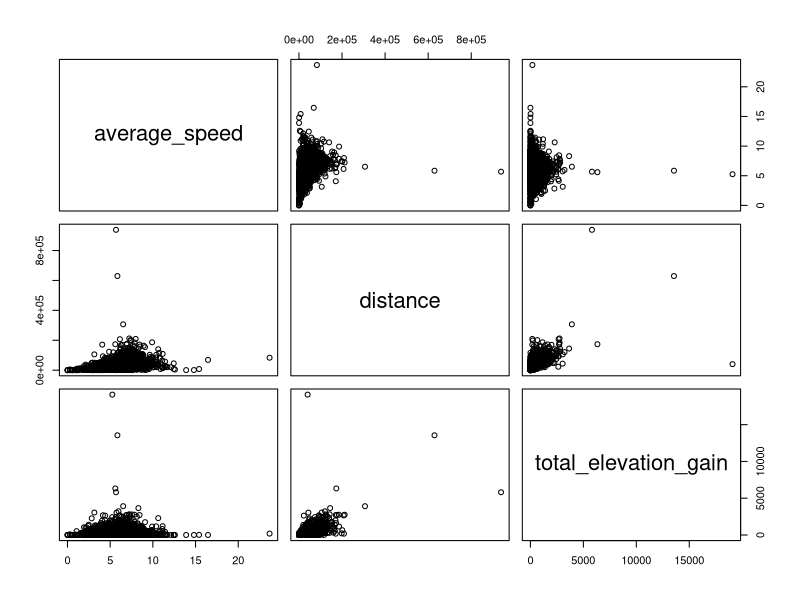
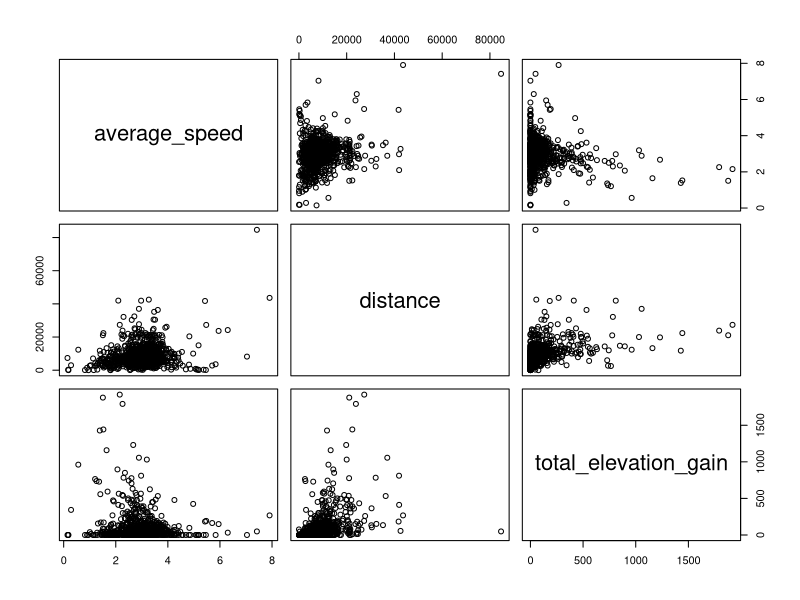
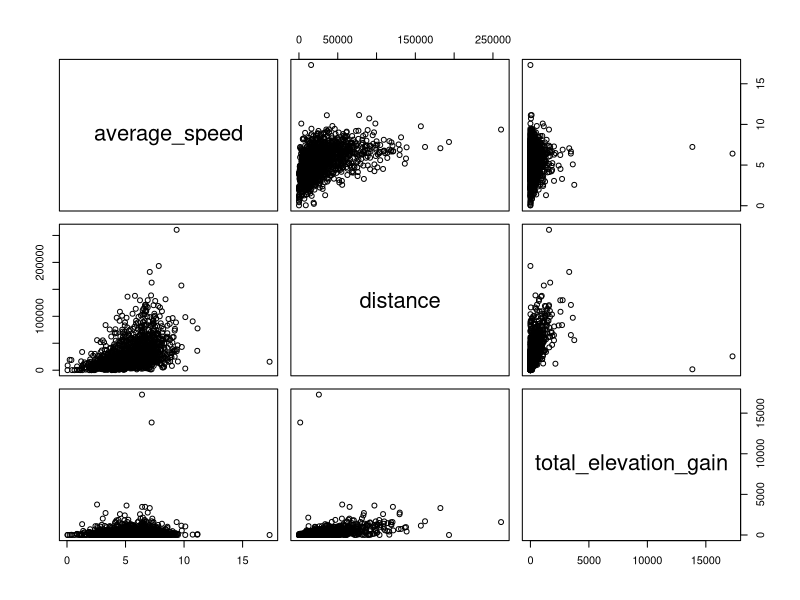
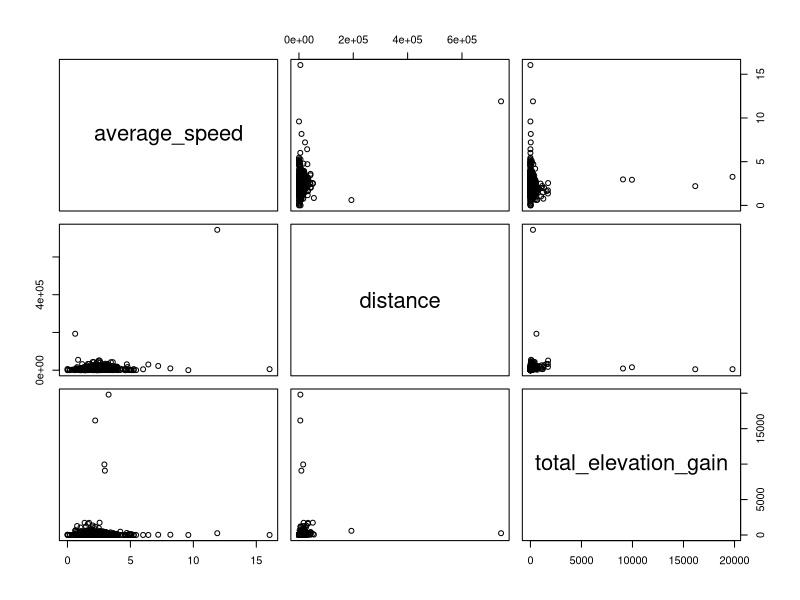

The R script that drew these images, in order:
# Assignment 3 Mini Data Science Project
# Exploratory data analysis file (For question one and question 2)

library(dplyr)
setwd("~/Desktop/INFO370")
cleanStravaData <- read.csv("ALKAN_HOLLE_INFO370_a3_cleanData.csv")

# Problem 1: Do men tend to exercise more intensely (taking into account both distance and speed) than women?

# Select only the types of exercise that is done by both males and femaels -------> Check and make sure each category has more than X entires? 
cleanStravaData <- filter(cleanStravaData, type %in% c('AlpineSki', 'BackcountrySki', 'Crossfit', 'Hike', 'Kayaking', 'NordicSki', 
                                                       'Ride', 'Run', 'Snowboarding', 'Swim', 'VirtualRide', 'Walk', 'Workout'))


#Create a dataset of only ride & run because of the lack of volume of data for other activities
rideAndRunStravaData <- cleanStravaData %>%
  filter(type %in% c('Run', 'Ride'))
View(rideAndRunStravaData)


#rideAndRunStravaData$intensity <- rideAndRunStravaData$distance


# Isolate different subsets for exploratory plotting
menRide <- rideAndRunStravaData %>%
  filter(type == 'Ride', athlete.sex == 'M') %>%
  select(average_speed, distance, total_elevation_gain)
View(menRide)

menRun <- rideAndRunStravaData %>%
  filter(type == 'Run', athlete.sex == 'M')%>%
  select(average_speed, distance, total_elevation_gain)
View(menRun)

womenRide <- rideAndRunStravaData %>%
  filter(type == 'Ride', athlete.sex == 'F')%>%
  select(average_speed, distance, total_elevation_gain)
View(womenRide)

womenRun <- rideAndRunStravaData %>%
  filter(type == 'Run', athlete.sex == 'F')%>%
  select(average_speed, distance, total_elevation_gain)
View(womenRun)

plot(menRide)
plot(menRun)
plot(womenRide)
plot(womenRun)



summaryStrava <- group_by(cleanStravaData, athlete.sex, type) %>%
  summarise(averageSpeed = mean(average_speed), averageDistance = mean(distance), score = (averageSpeed * averageDistance), n = n())
View(summaryStrava)

#Summary with just running and riding
summaryStravaRandR <- group_by(rideAndRunStravaData, athlete.sex, type) %>%
  summarise(averageSpeed = mean(average_speed), averageDistance = mean(distance), averageElevationGain = mean(total_elevation_gain), score = (averageSpeed * (averageDistance + (averageElevationGain * 3))), n = n())
View(summaryStravaRandR)

write.csv(summaryStravaRandR, 'Alkan_Holle_a3_q1_summaryData.csv')

# Problem 2: An interesting question of your choosing that must use at least one of the following: kudos count, athlete country, 
# location country, and/or name.

# Question: 
  # What is the correlation between atheltes from different countries and how elevation gain effect the distance they travel when 
  # walking, biking, or running? 

